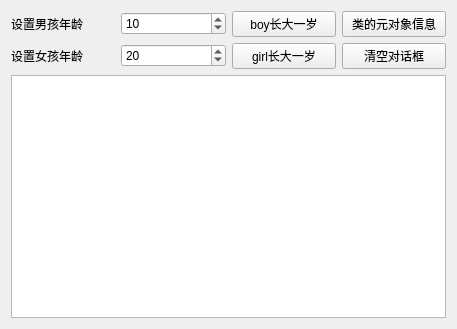
<?xml version="1.0" encoding="UTF-8"?>
<ui version="4.0">
 <class>Widget</class>
 <widget class="QWidget" name="Widget">
  <property name="geometry">
   <rect>
    <x>0</x>
    <y>0</y>
    <width>457</width>
    <height>329</height>
   </rect>
  </property>
  <property name="windowTitle">
   <string>Widget</string>
  </property>
  <layout class="QGridLayout" name="gridLayout_2">
   <item row="0" column="0">
    <layout class="QGridLayout" name="gridLayout">
     <item row="0" column="0">
      <widget class="QLabel" name="label_3">
       <property name="text">
        <string>设置男孩年龄</string>
       </property>
      </widget>
     </item>
     <item row="0" column="1">
      <widget class="QSpinBox" name="spinBoxBoy">
       <property name="value">
        <number>10</number>
       </property>
      </widget>
     </item>
     <item row="0" column="2">
      <widget class="QPushButton" name="btnBoyInc">
       <property name="text">
        <string>boy长大一岁</string>
       </property>
      </widget>
     </item>
     <item row="0" column="3">
      <widget class="QPushButton" name="btnClassInfo">
       <property name="text">
        <string>类的元对象信息</string>
       </property>
      </widget>
     </item>
     <item row="1" column="0">
      <widget class="QLabel" name="label_4">
       <property name="text">
        <string>设置女孩年龄</string>
       </property>
      </widget>
     </item>
     <item row="1" column="1">
      <widget class="QSpinBox" name="spinBoxGirl">
       <property name="value">
        <number>20</number>
       </property>
      </widget>
     </item>
     <item row="1" column="2">
      <widget class="QPushButton" name="btnGirlInc">
       <property name="text">
        <string>girl长大一岁</string>
       </property>
      </widget>
     </item>
     <item row="1" column="3">
      <widget class="QPushButton" name="btnClear">
       <property name="text">
        <string>清空对话框</string>
       </property>
      </widget>
     </item>
    </layout>
   </item>
   <item row="1" column="0">
    <widget class="QPlainTextEdit" name="txtEdit"/>
   </item>
  </layout>
 </widget>
 <resources/>
 <connections>
  <connection>
   <sender>btnClear</sender>
   <signal>clicked()</signal>
   <receiver>txtEdit</receiver>
   <slot>clear()</slot>
   <hints>
    <hint type="sourcelabel">
     <x>390</x>
     <y>60</y>
    </hint>
    <hint type="destinationlabel">
     <x>228</x>
     <y>201</y>
    </hint>
   </hints>
  </connection>
 </connections>
</ui>
